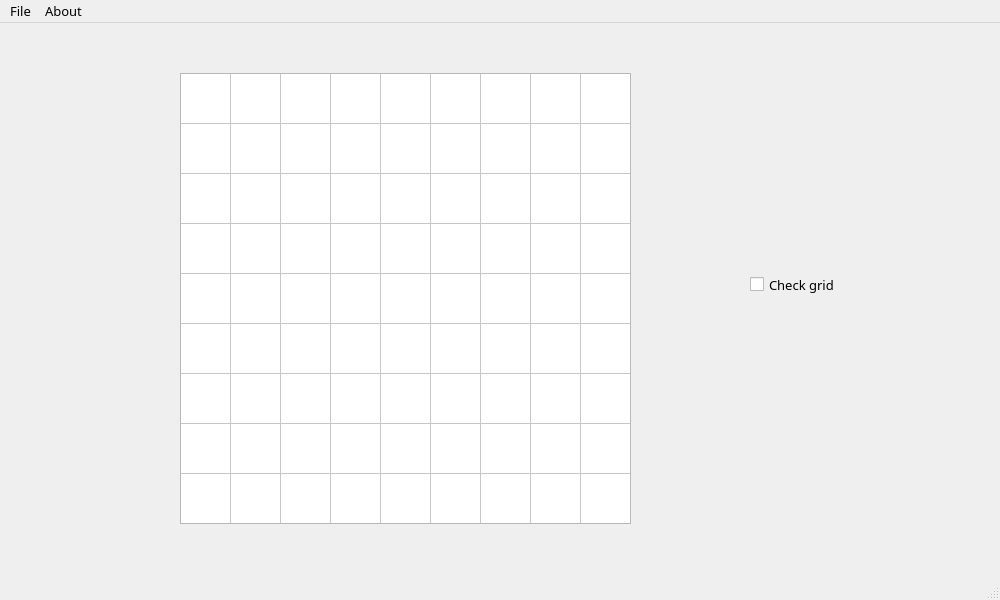
<?xml version="1.0" encoding="UTF-8"?>
<ui version="4.0">
 <class>SudokuWindow</class>
 <widget class="QMainWindow" name="SudokuWindow">
  <property name="geometry">
   <rect>
    <x>0</x>
    <y>0</y>
    <width>1000</width>
    <height>600</height>
   </rect>
  </property>
  <property name="font">
   <font>
    <family>JetBrains Mono</family>
    <pointsize>10</pointsize>
   </font>
  </property>
  <property name="windowTitle">
   <string>MainWindow</string>
  </property>
  <property name="styleSheet">
   <string notr="true"/>
  </property>
  <widget class="QWidget" name="centralwidget">
   <property name="enabled">
    <bool>true</bool>
   </property>
   <widget class="QTableWidget" name="sudokuWidget">
    <property name="geometry">
     <rect>
      <x>180</x>
      <y>50</y>
      <width>451</width>
      <height>451</height>
     </rect>
    </property>
    <property name="verticalScrollBarPolicy">
     <enum>Qt::ScrollBarAlwaysOff</enum>
    </property>
    <property name="horizontalScrollBarPolicy">
     <enum>Qt::ScrollBarAlwaysOff</enum>
    </property>
    <property name="autoScroll">
     <bool>true</bool>
    </property>
    <property name="showDropIndicator" stdset="0">
     <bool>true</bool>
    </property>
    <property name="textElideMode">
     <enum>Qt::ElideRight</enum>
    </property>
    <property name="showGrid">
     <bool>true</bool>
    </property>
    <property name="gridStyle">
     <enum>Qt::SolidLine</enum>
    </property>
    <property name="wordWrap">
     <bool>true</bool>
    </property>
    <property name="cornerButtonEnabled">
     <bool>true</bool>
    </property>
    <attribute name="horizontalHeaderVisible">
     <bool>false</bool>
    </attribute>
    <attribute name="horizontalHeaderDefaultSectionSize">
     <number>50</number>
    </attribute>
    <attribute name="horizontalHeaderHighlightSections">
     <bool>false</bool>
    </attribute>
    <attribute name="verticalHeaderVisible">
     <bool>false</bool>
    </attribute>
    <attribute name="verticalHeaderDefaultSectionSize">
     <number>50</number>
    </attribute>
    <attribute name="verticalHeaderHighlightSections">
     <bool>false</bool>
    </attribute>
    <row>
     <property name="text">
      <string>0</string>
     </property>
    </row>
    <row>
     <property name="text">
      <string>1</string>
     </property>
    </row>
    <row>
     <property name="text">
      <string>2</string>
     </property>
    </row>
    <row>
     <property name="text">
      <string>3</string>
     </property>
    </row>
    <row>
     <property name="text">
      <string>4</string>
     </property>
    </row>
    <row>
     <property name="text">
      <string>5</string>
     </property>
    </row>
    <row>
     <property name="text">
      <string>6</string>
     </property>
    </row>
    <row>
     <property name="text">
      <string>7</string>
     </property>
    </row>
    <row>
     <property name="text">
      <string>8</string>
     </property>
    </row>
    <column>
     <property name="text">
      <string>0</string>
     </property>
    </column>
    <column>
     <property name="text">
      <string>1</string>
     </property>
    </column>
    <column>
     <property name="text">
      <string>2</string>
     </property>
    </column>
    <column>
     <property name="text">
      <string>3</string>
     </property>
    </column>
    <column>
     <property name="text">
      <string>4</string>
     </property>
    </column>
    <column>
     <property name="text">
      <string>5</string>
     </property>
    </column>
    <column>
     <property name="text">
      <string>6</string>
     </property>
    </column>
    <column>
     <property name="text">
      <string>7</string>
     </property>
    </column>
    <column>
     <property name="text">
      <string>8</string>
     </property>
    </column>
   </widget>
   <widget class="QCheckBox" name="checkGrid">
    <property name="geometry">
     <rect>
      <x>750</x>
      <y>250</y>
      <width>101</width>
      <height>23</height>
     </rect>
    </property>
    <property name="text">
     <string>Check grid</string>
    </property>
   </widget>
  </widget>
  <widget class="QMenuBar" name="menubar">
   <property name="geometry">
    <rect>
     <x>0</x>
     <y>0</y>
     <width>1000</width>
     <height>23</height>
    </rect>
   </property>
   <property name="font">
    <font>
     <family>JetBrains Mono</family>
     <pointsize>10</pointsize>
    </font>
   </property>
   <widget class="QMenu" name="menuFile">
    <property name="font">
     <font>
      <family>JetBrains Mono</family>
      <pointsize>10</pointsize>
     </font>
    </property>
    <property name="title">
     <string>File</string>
    </property>
    <addaction name="actionStart_new_game"/>
   </widget>
   <widget class="QMenu" name="menuAbout">
    <property name="font">
     <font>
      <family>JetBrains Mono</family>
      <pointsize>11</pointsize>
     </font>
    </property>
    <property name="title">
     <string>About</string>
    </property>
    <addaction name="actionCredits"/>
   </widget>
   <addaction name="menuFile"/>
   <addaction name="menuAbout"/>
  </widget>
  <widget class="QStatusBar" name="statusbar">
   <property name="font">
    <font>
     <family>JetBrains Mono</family>
     <pointsize>10</pointsize>
    </font>
   </property>
  </widget>
  <action name="actionStart_new_game">
   <property name="text">
    <string>Start new game</string>
   </property>
   <property name="font">
    <font>
     <family>JetBrains Mono</family>
     <pointsize>10</pointsize>
    </font>
   </property>
  </action>
  <action name="actionLoad_game">
   <property name="text">
    <string>Load game</string>
   </property>
   <property name="font">
    <font>
     <family>JetBrains Mono</family>
     <pointsize>10</pointsize>
    </font>
   </property>
  </action>
  <action name="actionCredits">
   <property name="text">
    <string>Credits</string>
   </property>
   <property name="font">
    <font>
     <family>JetBrains Mono</family>
     <pointsize>10</pointsize>
    </font>
   </property>
  </action>
 </widget>
 <resources/>
 <connections/>
</ui>
